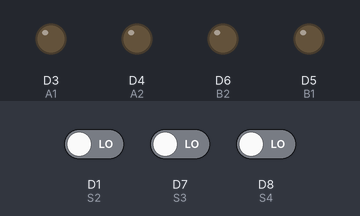
This sketch was run on a simulated ESP8266 (NodeMCU). Shown: output pins drawn as LEDs (lit = HIGH). The inputs (shaded band) are chosen by the test bench; at power-on: D1 (S2) LOW, D8 (S4) LOW, D7 (S3) LOW.

Above: at 1.2 s.
1.3 s: D1 (S2) driven HIGH
At 2.5 s:
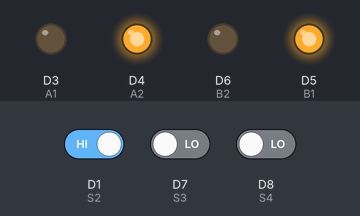
2.8 s: D8 (S4) driven HIGH
At 4.0 s:
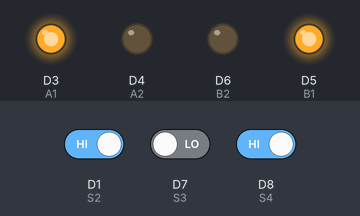
4.3 s: D1 (S2) driven LOW
At 5.0 s:
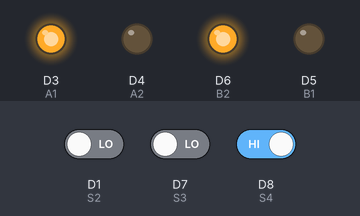
5.8 s: D8 (S4) driven LOW
At 6.5 s:
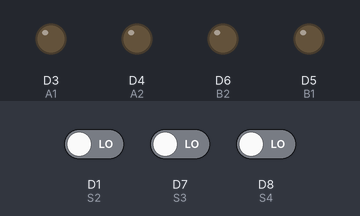
Timing chart, 0 to 8.3 s (numbered marks = the images above; inputs shaded):
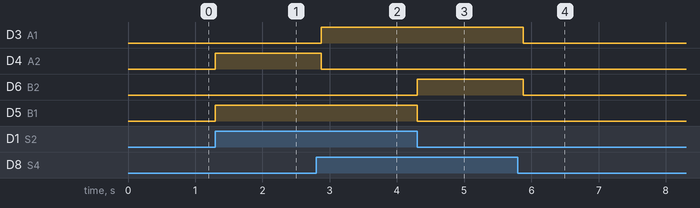

The sketch:

line_follower_robot.ino
```cpp
#define A1 D3
#define A2 D4
#define B1 D5
#define B2 D6
#define S2 D1 //*left
#define S3 D7 //*middle
#define S4 D8 //*right
int x;
int y;
int z;

void setup() {
  pinMode(A1, OUTPUT);
  pinMode(A2, OUTPUT);
  pinMode(B1, OUTPUT);
  pinMode(B2, OUTPUT);

}
void forward()
{
  digitalWrite(A1, HIGH);
  digitalWrite(A2, LOW);
  digitalWrite(B1, HIGH);
  digitalWrite(B2, LOW);

}
void backward()
{ digitalWrite(A1, LOW);
  digitalWrite(A2, HIGH);
  digitalWrite(B1, LOW);
  digitalWrite(B2, HIGH);

}
void turnright()
{ digitalWrite(A1, LOW);
  digitalWrite(A2, HIGH);
  digitalWrite(B1, HIGH);
  digitalWrite(B2, LOW);
}
void turnleft()
{ digitalWrite(A1, HIGH);
  digitalWrite(A2, LOW);
  digitalWrite(B1, LOW);
  digitalWrite(B2, HIGH);

}
void halt()
{ digitalWrite(A1, LOW);
  digitalWrite(A2, LOW);
  digitalWrite(B1, LOW);
  digitalWrite(B2, LOW);

}

void loop() {
  int x = digitalRead(S2);
  int y = digitalRead(S3);
  int z = digitalRead(S4);
  if (x == HIGH && z == HIGH)
  { forward();
  }
  if (x == HIGH && z == LOW)
  { turnright();
    delay(175);
  }
  if (x == LOW && z == HIGH)
  { turnleft();
    delay(175);
  }
  if (x == LOW && z == LOW)
  { halt();
  }

}
```

Measured:
- after the input at 1.3 s, D4 (A2), D5 (B1): LOW → HIGH at once
- after the input at 2.8 s, D3 (A1): LOW → HIGH after 0.08 s; D4 (A2): HIGH → LOW after 0.08 s
- after the input at 4.3 s, D6 (B2): LOW → HIGH at once; D5 (B1): HIGH → LOW at once
- after the input at 5.8 s, D3 (A1), D6 (B2): HIGH → LOW after 0.08 s
